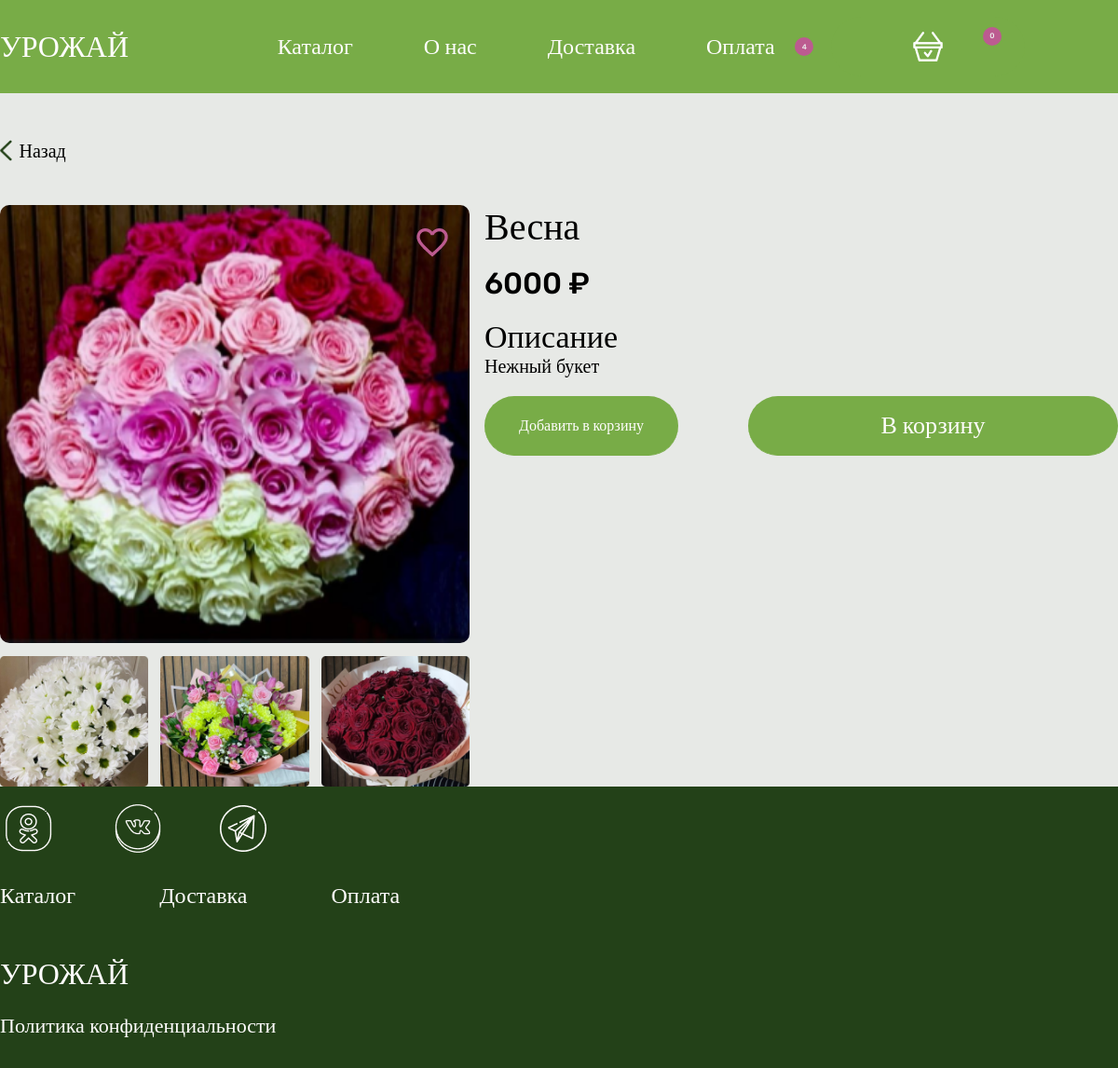
The app's page /product/6 (signed in) with its own data.
### catalog/models.py (models this page shows, shortened)
class Product(models.Model):
    category = models.ForeignKey(Category, on_delete=models.PROTECT, verbose_name='Категория')
    stock = models.ForeignKey(Stocks, on_delete=models.SET_NULL, verbose_name='Акция', null=True, default=None)
    name = models.CharField(max_length=100, verbose_name='Название')
    price = models.DecimalField(max_digits=10, decimal_places=2, verbose_name='Цена')
    description = models.TextField(verbose_name='Описание')
    class Meta:
        verbose_name_plural = 'Товар'

class PhotoProduct(models.Model):
    product = models.ForeignKey(Product, related_name='photos', on_delete=models.CASCADE)
    photo = models.ImageField(upload_to='photos/', verbose_name='Фотография')

### catalog/views.py (the view)
# urls.py: path('product/<int:pk>', PostDetailView.as_view(), name='detail'),
class PostDetailView(DetailView):
    model = Product
    template_name = 'product.html'
    context_object_name = 'product'
    def get_context_data(self, **kwargs):
        context = super().get_context_data(**kwargs)
        user = self.request.user
        product = self.object
        if user.is_authenticated:
            context['liked'] = user.user_likes.filter(like=product).exists()
            context['like_count'] = user.user_likes.count()
            context['basket_count'] = user.user_products.count()
        else:
            context['liked'] = False
            context['like_count'] = 0
            context['basket_count'] = 0
        return context

### catalog/templates/product.html (shortened to what this page needs)
{% extends 'base.html' %}
{% block styles %}
    {% load static %}
    <link rel="stylesheet" type="text/css" href="{% static 'css/product_style.css' %}">
{% endblock %}
{% block content %}
    <section class="catalog_product">
    <div class="first_block_product">
        <a href="{{ request.META.HTTP_REFERER|default:'/' }}" class="back">
            <img class="back_img" src="{% static 'images/Vector(1).png' %}">
            <div>Назад</div>
        </a>
        <div class="foto_product" style="background-image:url('{{ product.photos.all.0.photo.url }}')">
        {% if user.is_authenticated %}
            {% if liked %}
            <img class="like-img" src="{% static 'images/Vector1.png' %}" data-product-id="{{ product.pk }}" style="cursor:pointer;">
            {% else %}
            <img class="like-img" src="{% static 'images/Vector.png' %}" data-product-id="{{ product.pk }}" style="cursor:pointer;">
            {% endif %}
        {% else %}
        <img class="like-img register-btn" src="{% static 'images/Vector.png' %}" data-product-id="{{ product.pk }}" style="cursor:pointer;">
        {% endif %}
        </div>
        {% if product.photos.count > 1 %}
        <div class="fotos_product_dop" style="display: flex;">
        {% for photo in product.photos.all|slice:"1:4" %}
            <img class="foto_product_dop" src="{{photo.photo.url}}" alt="Изображение продукта" />
        {% endfor %}
        </div>
        {% endif %}
    </div>
    <div class="fsecond_block_product">
        <div class="name_stock">
            <h1 class="name_product"> {{product.name}} </h1>
        </div>
        {% load price_extras %}
        <div class="price">
            {% if product.stock %}
            {% with discount_percentage=product.stock.discount|add:"0" %}
            {% with original_price=product.price %}
            {% with discount_amount=original_price|mul:discount_percentage|div:100 %}
            {% with discounted_price=original_price|subtract:discount_amount %}
            <div class="price_product"> {{ discounted_price|floatformat:0 }} ₽</div>
            {% endwith %}
            {% endwith %}
            {% endwith %}
            <div class="price_product_stock"><span class="strikethrough">{{ product.price|floatformat:0 }}</span> ₽</div>
            {% endwith %}
            {% else %}
            <div class="price_product"> {{ product.price|floatformat:0 }} ₽</div>
            {% endif %}
        </div>
        <div class="info_product">
            <div class="description">Описание</div>
            <div class="description_text">{{product.description}}</div>
        </div>
        <div class="basket">
            <button class="basket_count" type="button">Добавить в корзину</button>
            <button class="basket_put" type="button">В корзину</button>
        </div>
    </div>
    </section>
{% endblock %}

### static/css/product_style.css (style rules this page uses)
.first_block_product { display: flex; flex-direction: column; justify-content: flex-start; gap: 14px; font-size: 20px; font-family: "Rubik"; margin-top: 50px; font-weight: 400; width: 504px; }
.fsecond_block_product { display: flex; flex-direction: column; justify-content: flex-start; margin-top: 120px; width: 712px; gap: 20px; }
.back { display: flex; gap: 8px; cursor:pointer; text-decoration: none; color: #000000; width: 100px; padding-bottom: 32px; }
.back_img { height: 22.5px; width: 12.5px; }
.catalog_product { background-color: #E7E9E6; display: flex; align-items: flex-start; justify-content: center; gap: 16px; }
.foto_product { height: 470px; width: 504px; border-radius: 10px; display: flex; justify-content: flex-end; align-items: flex-start; padding-top: 20px; padding-right: 20px; background-size: cover; background-position: center; }
.foto_product_dop { display: flex; flex-direction: row; position: relative; transition: transform 0.3s ease, z-index 0.3s ease; cursor: pointer; z-index: 1; width: 159.16px; height: 140px; margin-right: 13.26px; }
.basket { display: flex; justify-content: space-between; align-items: flex-start; }
.basket_count { display: flex; justify-content: center; align-items: center; border: none; color: #FFFDFD; font-family: "Rubik"; font-size: 16px; height: 64px; width: 208px; border-bottom: 1px solid #78AC47; border-radius: 50px; background-color: #78AC47; font-weight: 500; }
.basket_put { display: flex; justify-content: center; align-items: center; border: none; color: #FFFDFD; font-family: "Rubik"; font-size: 26px; height: 64px; width: 397px; border-bottom: 1px solid #78AC47; border-radius: 50px; background-color: #78AC47; font-weight: 500; }
.name_stock { display: flex; justify-content: space-between; align-items: flex-start; height: 45px; }
.name_product { font-family: "Vetrino"; font-size: 40px; font-weight: 400; }
.price { display: flex; align-items: center; gap: 5px; }
.price_product { font-family: "Rubik"; font-size: 32px; font-weight: 500; }
.description { font-family: "Vetrino"; font-size: 34px; font-weight: 400; }
.description_text { font-family: "Rubik"; font-size: 20px; font-weight: 400; }

### static/css/header_footer.css (style rules this page uses)
.basket_count { position: relative; }

### static/css/style.css (style rules this page uses)
html { height: 100%; width: 100%; }
body { height: 100%; width: 100%; }

### records on screen
Product: photos.all.0.photo (picture), name "Весна", price "6000", description "Нежный букет"
PhotoProduct: photo (picture)
PhotoProduct: photo (picture)
PhotoProduct: photo (picture)

### other values on screen
{{ like_count }} "4"
{{ basket_count }} "0"
